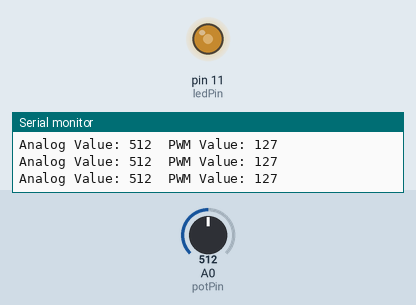
This sketch was run on a simulated Arduino Uno, built with avr-gcc and run on an emulated ATmega328P. On the bench: output pins drawn as LEDs (lit = HIGH), the last lines printed to the serial monitor. Inputs (shaded band) come from the test bench; at power-on: A0 (potPin) = 512.

Above: at 1.2 s.
1.3 s: A0 (potPin) set to 419
At 2.4 s:
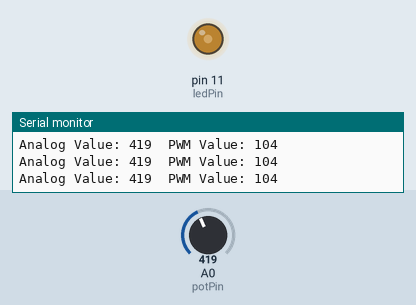
4.3 s: A0 (potPin) set to 387
At 5.3 s:
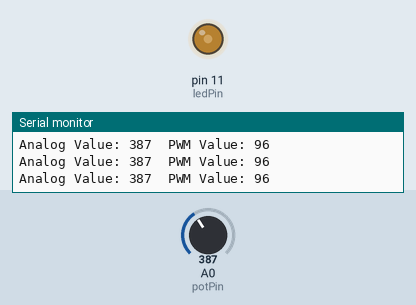
5.8 s: A0 (potPin) set to 107
At 7.0 s:
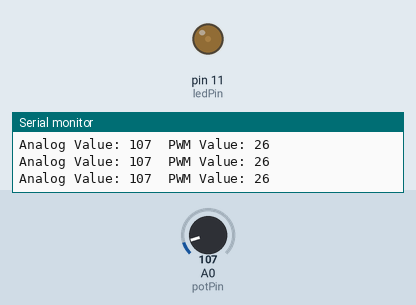
7.3 s: A0 (potPin) set to 90
At 7.7 s:
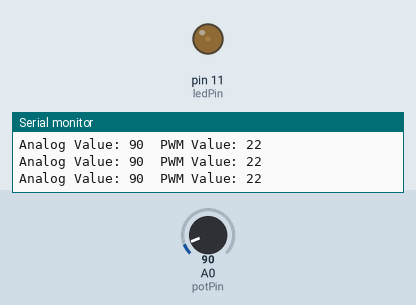
10.3 s: A0 (potPin) set to 1023
At 10.9 s:
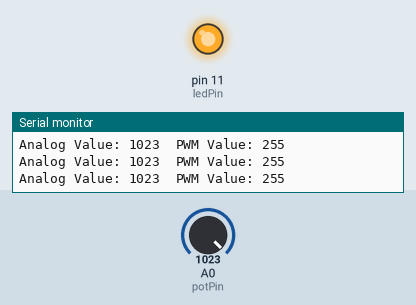
11.8 s: A0 (potPin) set to 1010
At 13.1 s:
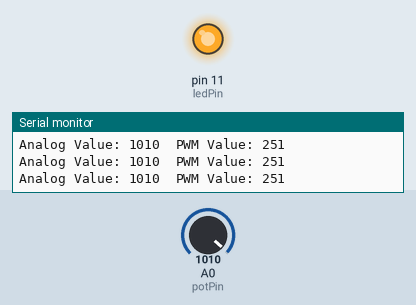
14.8 s: A0 (potPin) set to 984
Timing chart, 0 to 17.8 s (numbered marks = the images above; inputs shaded):
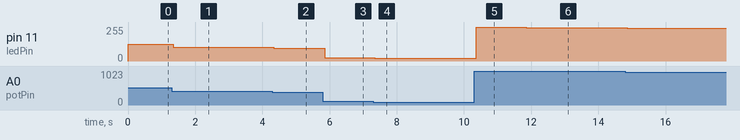

Measured:
- after the input at 1.3 s, pin 11 (ledPin): 127/255 → 104/255 after 0.05 s
- after the input at 4.3 s, pin 11 (ledPin): 104/255 → 96/255 at once
- after the input at 5.8 s, pin 11 (ledPin): 96/255 → 26/255 after 0.06 s
- after the input at 7.3 s, pin 11 (ledPin): 26/255 → 22/255 at once
- after the input at 10.3 s, pin 11 (ledPin): 22/255 → 255/255 after 0.06 s
- after the input at 11.8 s, pin 11 (ledPin): 255/255 → 251/255 after 0.06 s
- after the input at 14.8 s, pin 11 (ledPin): 251/255 → 245/255 after 0.06 s

The sketch:

AnalogInput.ino
```cpp
int potPin = A0;//Potentiometer Pin
int ledPin = 11;//LED Pin

void setup(){
  pinMode(potPin,INPUT);
  pinMode(ledPin,OUTPUT);
  Serial.begin(9600);
}
void loop(){
  int potValue = analogRead(potPin);
  int cnValue = potValue*((float)255/1023);
  Serial.print("Analog Value: ");
  Serial.print(potValue);
  Serial.print("  PWM Value: ");
  Serial.println(cnValue);
  analogWrite(ledPin,cnValue);
}
```
